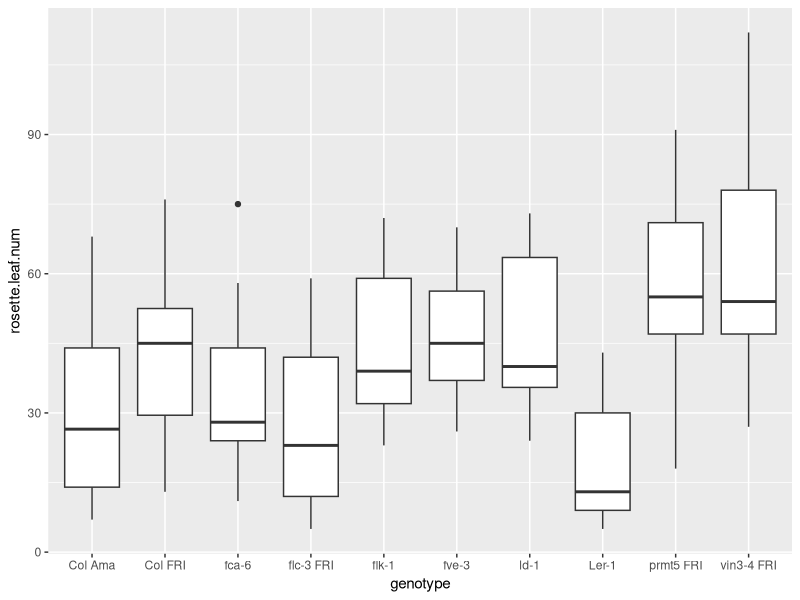
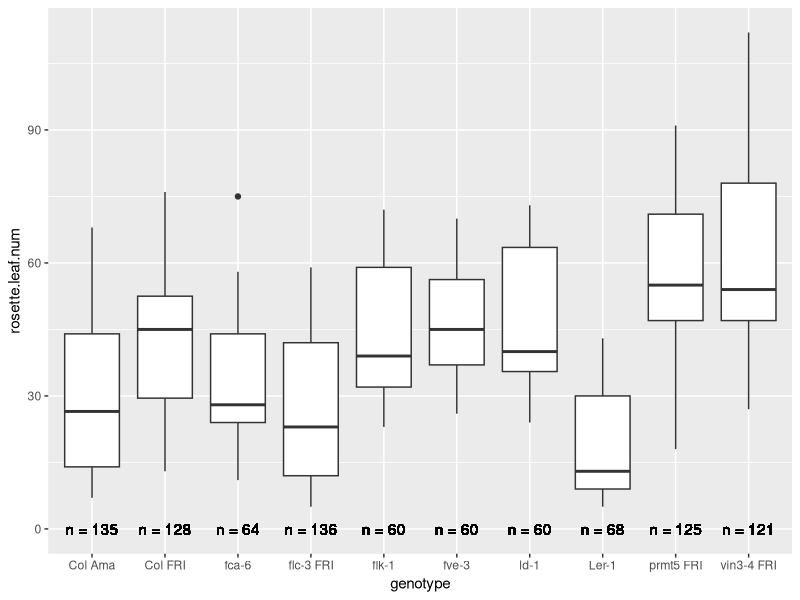
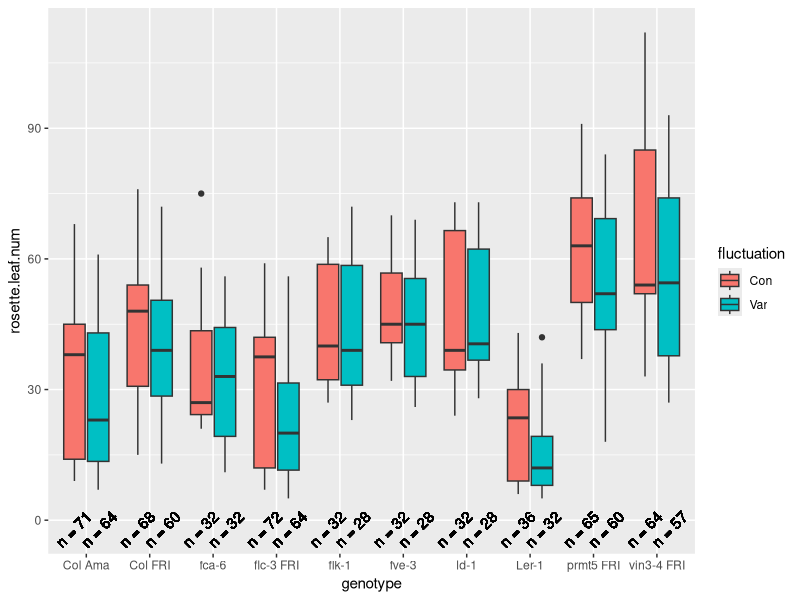
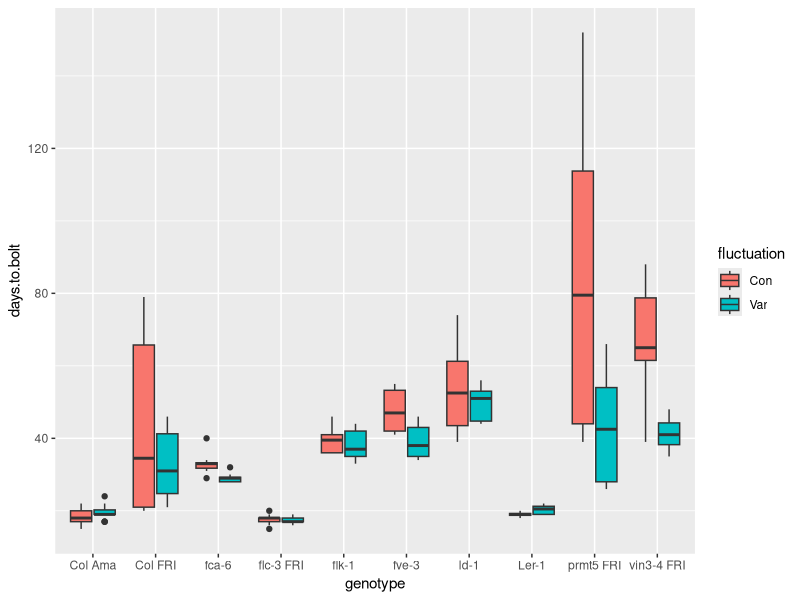
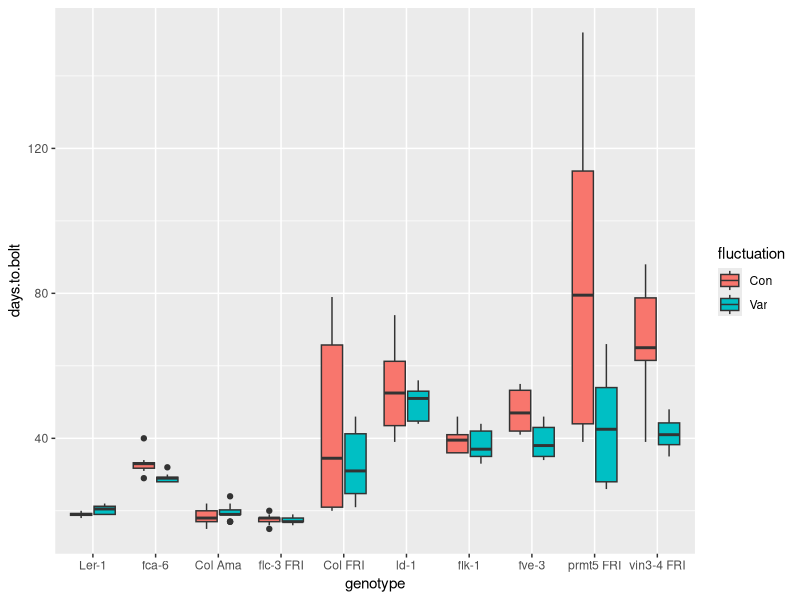
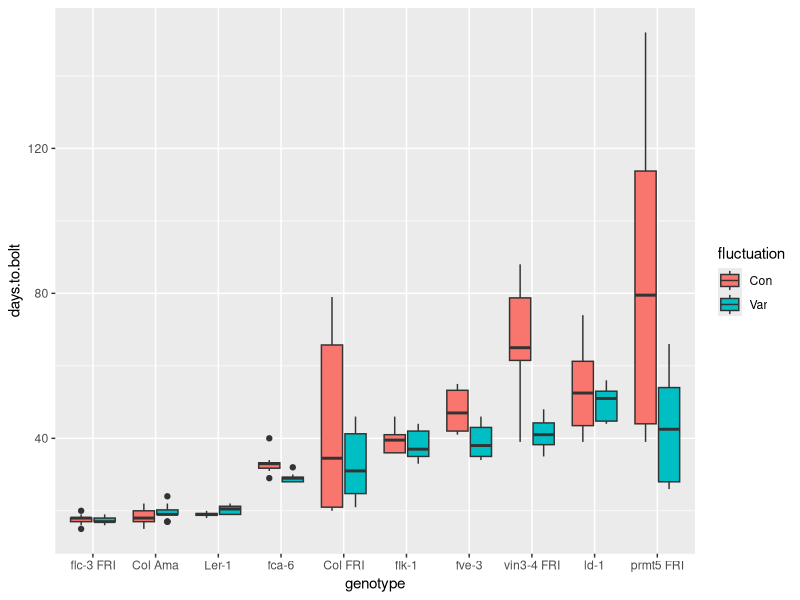

These figures' R source, in order:
## ---- chunk 1
knitr::opts_chunk$set(echo = TRUE)
## ---- chunk 2
# Chargez la librairie `tidyverse`

# Pas besoin de spécifier le repertoire de travail car il s'agit de celui du Rmarkdown

# Importer `burghardt_et_al_2015_expt1.txt` et mettez le dans un objet appelé `expt1`

## ---- chunk 3
# Chargez la librairie `tidyverse` (aide: utilisez la fonction `library()`)
library(tidyverse)

# Importer `burghardt_et_al_2015_expt1.txt` et mettez le dans un objet appelé `expt1`
#(aide: utilisez la fonction `read_tsv()`)

expt1 <- read_tsv("../data/burghardt_et_al_2015_expt1.txt")

## ---- chunk 4

group_by(expt1, genotype) %>% 
summarise(mean.days.to.flower = mean(days.to.flower, na.rm = TRUE))

## ---- chunk 5

group_by(expt1, genotype, temperature) %>% 
summarise(mean.days.flower = mean(days.to.flower, na.rm = TRUE),
          sd.days.flower = sd(days.to.flower, na.rm = TRUE),
          median.days.flower = median(days.to.flower, na.rm = TRUE))
## ---- chunk 6

group_by(expt1, genotype) %>% 
summarise(n.obs = n())
## ---- chunk 7

count(expt1, genotype)

## ---- chunk 8

  ggplot( expt1, aes(genotype, rosette.leaf.num)) +
  geom_boxplot()
## ---- chunk 9

group_by(expt1, genotype) %>% 
  summarise(n.obs=n()) %>% 
  mutate(n.obs=paste("n =",n.obs)) %>% 
  full_join(expt1, by="genotype") %>% 
  ggplot( aes(genotype, rosette.leaf.num)) +
  geom_boxplot() +
  geom_text(aes(label=n.obs, x=genotype, y=0))
## ---- chunk 10

group_by(expt1, genotype, fluctuation) %>% 
  summarise(n.obs=n()) %>% 
  mutate(n.obs=paste("n =",n.obs)) %>% 
  full_join(expt1, by=c("genotype", "fluctuation")) %>% 
  ggplot( aes(genotype, rosette.leaf.num, fill=fluctuation)) +
  geom_boxplot() +
  geom_text(aes(label=n.obs, x=genotype, y=-2),position=position_dodge(0.8), angle=45)
## ---- chunk 11
filter(expt1, temperature==22, day.length==16) %>% 
ggplot(aes(x=genotype, y=days.to.bolt, fill=fluctuation)) +
  geom_boxplot()

## ---- chunk 12
# Convertissons genotype dans expt1 en facteurs:
factor(expt1$genotype)
## ---- chunk 13
factor(expt1$genotype, levels = c("Ler-1", "fca-6", "Col Ama", "flc-3 FRI", "Col FRI", "ld-1", "flk-1",
                                  "fve-3", "prmt5 FRI","vin3-4 FRI"))
## ---- chunk 14

mutate(expt1, genotype = factor(genotype, levels = c("Ler-1", "fca-6", "Col Ama", "flc-3 FRI", "Col FRI",
                                                     "ld-1", "flk-1", "fve-3", "prmt5 FRI","vin3-4 FRI"))) %>% 
  filter( temperature==22, day.length==16) %>%
  ggplot(aes(x=genotype, y=days.to.bolt, fill=fluctuation)) +
  geom_boxplot()
## ---- chunk 15

  filter(expt1, temperature==22, day.length==16) %>% 
  mutate( genotype = fct_reorder(genotype, days.to.bolt)) %>% 
  ggplot(aes(x=genotype, y=days.to.bolt, fill=fluctuation)) +
  geom_boxplot()

